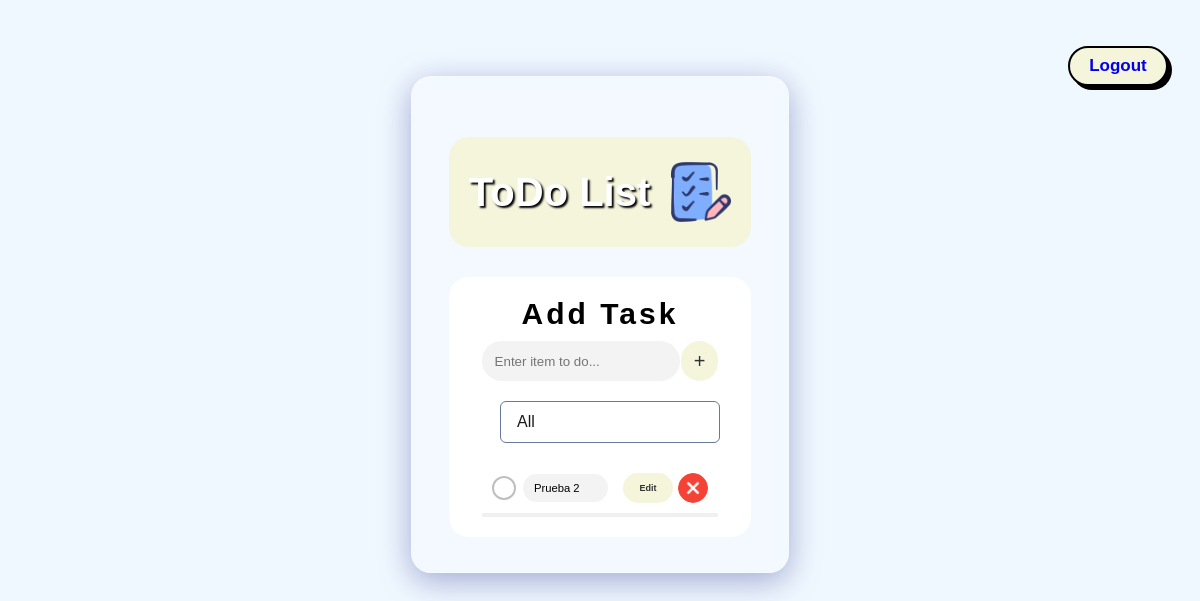
Before: /todolist/ (signed in) with the older database file.
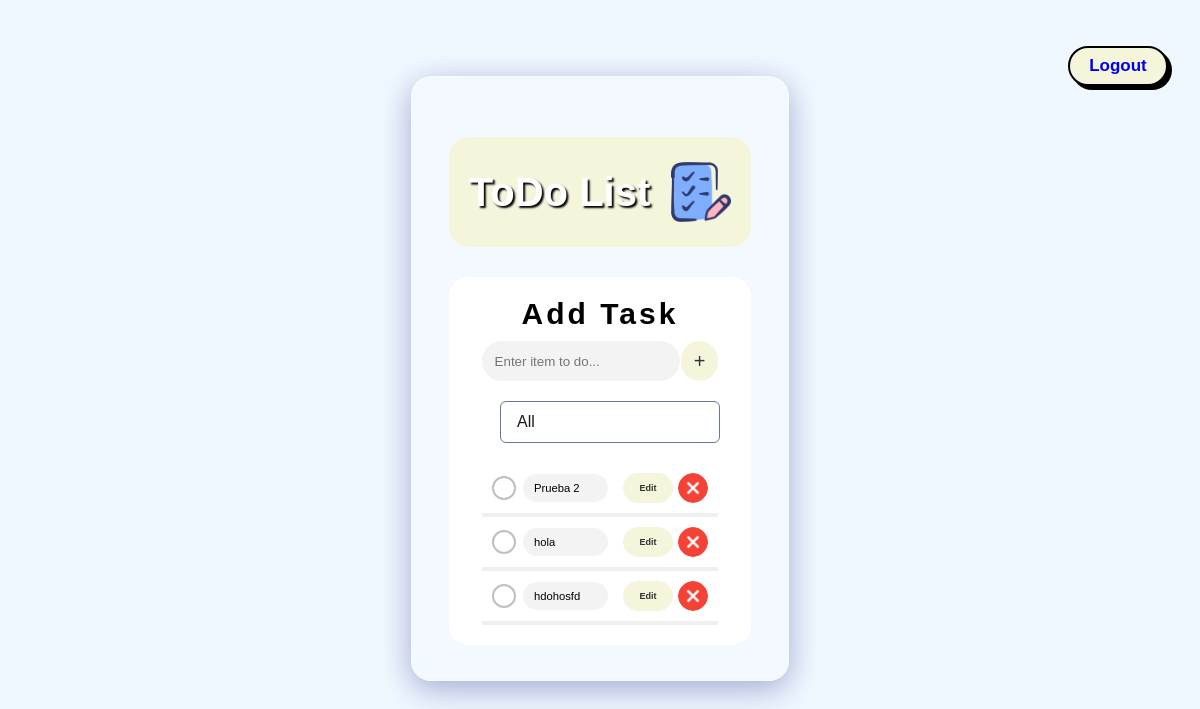
After: the same page with the newer database file.
### task/models.py (models this page shows, shortened)
class Task(models.Model):
    user = models.ForeignKey(User, on_delete=models.CASCADE)
    title = models.CharField(max_length=200)
    description = models.TextField()
    completed = models.BooleanField(default=False)

### task/views.py (the view)
# urls.py: path('todolist/', views.todolist, name='todolist'),
@login_required
def todolist(request):
    tasks = Task.objects.filter(user=request.user)
    context = {'tasks': tasks}
    return render(request, 'task/todolist.html', context)

### task/templates/task/todolist.html (shortened to what this page needs)
{% load static %}
<!doctype html>
<html lang="en">
    <head>
        <link href="{% static 'css/todolist.css' %}" rel="stylesheet" type="text/css">
    </head>
    <body>
        {% if request.user.is_authenticated %}
            <div class="button-log">
                <a href="{% url 'logout' %}">Logout</a>
            </div>
        {% endif %}
        <div class="container">
            <div class="box">
                <header class="header-container">
                    <div class="header">
                        <h1 class="header-title">ToDo List</h1>
                        <img class="header-logo" src="{% static 'images/icon_todo2.png' %}" alt="icon">
                    </div>
                </header>
                <main>
                    <div class="card">
                        <div class="card-body">
                            <h2 class="title-addtask">Add Task</h2>
                            <div class="input-wrapper">
                                <input type="text" class="form-control input" id="inputField" placeholder="Enter item to do...">
                                <button type="button" class="button button-primary" id="addToDo">+</button>
                            </div>
                        <div class="filters">
                            <select id="filter-task" class="option-filter-task" name="club-services">
                                <option value="all" selected>All</option>
                            </select>
                        </div>
                        <div class="to-dos" id="toDoContainer">
                            {% if request.user.is_authenticated%}
                                {% for task in tasks %}
                                    <div class="item">
                                        <div class="content">
                                            <div class="checkbox-wrapper-12">
                                                <div class="cbx">
                                                    <input type="checkbox" id="cbx-12" name="completed" disabled="true" {% if task.completed %}checked{% endif %}>
                                                    <label for="cbx-12"></label>
                                                    <svg fill="none" viewBox="0 0 15 14" height="14" width="15">
                                                        <path d="M2 8.36364L6.23077 12L13 2"></path>
                                                    </svg>
                                                </div>
                                            </div>
                                            <input class="text" type="text" readonly="readonly" value="{{ task.title }}">
                                        </div>
                                        <div class="actions">
                                            <a href="{% url 'update_task' task.id %}" class="edit button button-success">Edit</a>
                                            <a href="{% url 'delete_task' task.id %}" class="delete button button-danger fa fa-trash" style="background: url({% static 'images/eliminar.png' %}) 0% 0% / cover no-repeat;"></a>
                                        </div>
                                    </div>
                                {% endfor %}
                            {% endif %}
                        </div>
                    </div>
                </main>
            </div>
        </div>
    </body>
</html>

Changed rows visible on the page:
added Task: title "hola"
added Task: title "hdohosfd"
